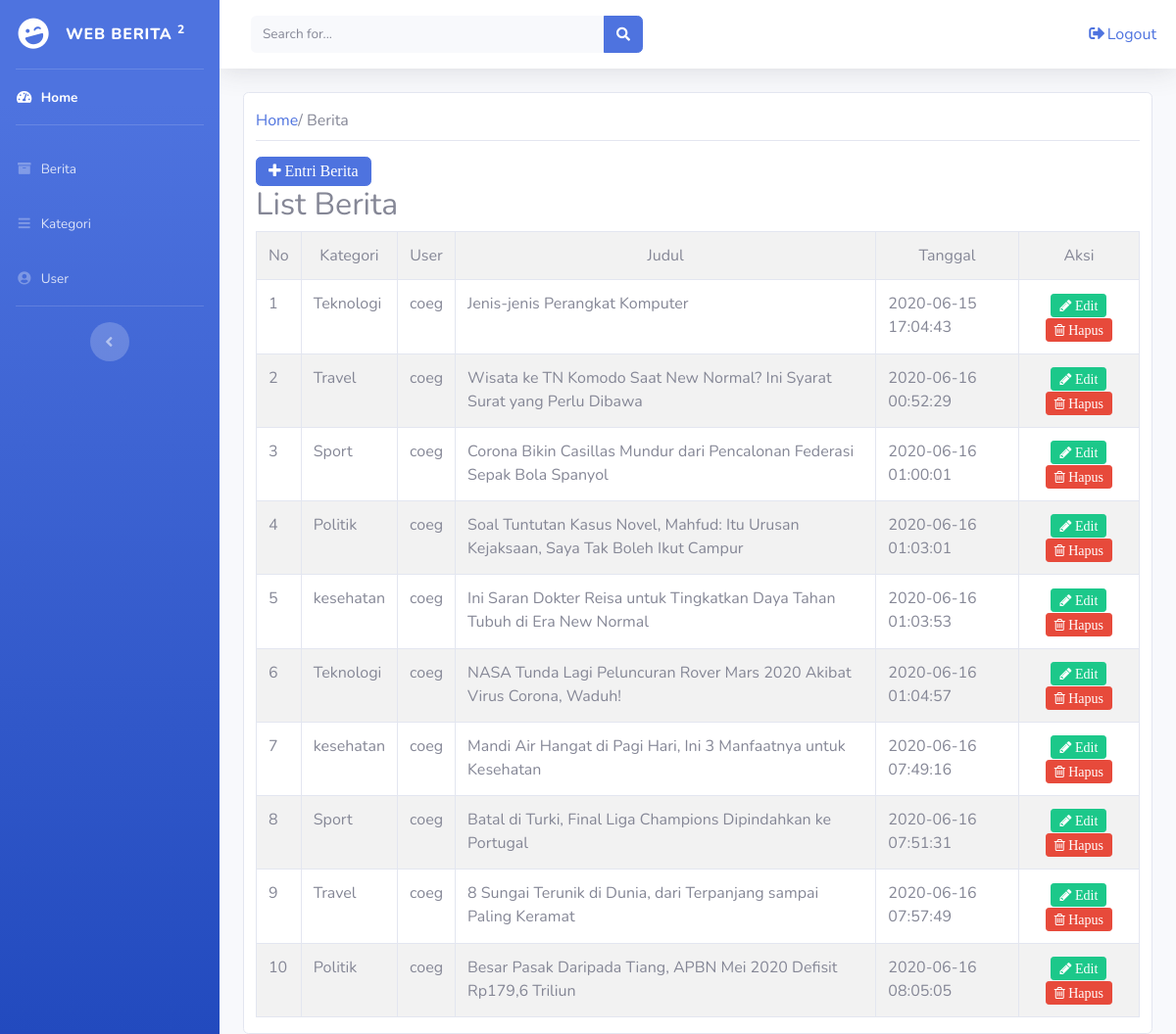
Screenshot of /admin/index.php?page=berita (signed in) with the database file from the repository.
### tables this page shows
CREATE TABLE `berita` (
  `id_berita` int(11) NOT NULL,
  `id_kategori` int(11) NOT NULL,
  `id_user` int(11) NOT NULL,
  `judul` varchar(255) NOT NULL,
  `isi_berita` text NOT NULL,
  `gambar` varchar(100) NOT NULL,
  `tgl_posting` timestamp NOT NULL DEFAULT current_timestamp() ON UPDATE current_timestamp()
);

CREATE TABLE `kategori` (
  `id` int(11) NOT NULL,
  `nama_kategori` varchar(50) NOT NULL,
  `keterangan` varchar(100) NOT NULL
);

CREATE TABLE `user` (
  `id` int(11) NOT NULL,
  `username` varchar(50) NOT NULL,
  `password` varchar(50) NOT NULL,
  `level` varchar(50) NOT NULL
);

### admin/berita.php (the view, shortened to what this page needs)
<div class="d-flex left-content-between flex-wrap flex-md-nowrap align-items-center pt-3 pb-2 mb-3 border-bottom">
        <a href="index.php">Home</a> / Berita
      </div>
<?php
$aksi=isset($_GET['aksi']) ? $_GET['aksi'] : 'list';
switch ($aksi) {
	case 'list' :
?>
<a href=?page=berita&aksi=entri class="btn btn-primary fa fa-plus"> Entri Berita</a>
<h2>List Berita</h2>
<table class="table table-bordered table-striped">
	<tr align="center">
		<td>No</td>
		<td>Kategori</td>
		<td>User</td>
		<td>Judul</td>
		<td>Tanggal</td>
		<td>Aksi</td>
	</tr>
	<?php
	$no=1;
	include 'koneksi.php';
	$tampil=mysqli_query($koneksi,"SELECT * FROM berita order by id_berita ASC");
	while ($data=mysqli_fetch_array($tampil)) {
		$kategori=mysqli_query($koneksi,"SELECT * FROM kategori WHERE id=$data[id_kategori]");
		$user=mysqli_query($koneksi,"SELECT * FROM user WHERE id=$data[id_user]");
		$u=mysqli_fetch_array($user);
		$k=mysqli_fetch_array($kategori);
	?>
	<tr>
		<td><?php echo $no; ?></td>
		<td><?php echo $k['nama_kategori']; ?></td>
		<td><?php echo $u['username']; ?></td>
		<td><?php echo $data['judul']; ?></td>
		<td><?php echo $data['tgl_posting']; ?></td>
		<td align="center"><a href=?page=berita&aksi=edit&id=<?php echo $data['id_berita']; ?> class="btn btn-success btn-sm fa fa-pencil"> Edit</a>
			<a href="aksi_berita.php?page=berita&proses=hapus&id=<?php echo $data['id_berita']; ?>"
				onclick="return confirm('Yakin akan menghapus data ?');" class="btn btn-danger btn-sm fa fa-trash-o"> Hapus</td> </a>
	</tr>
	<?php
		$no++;
	}
	?>
</table>
<?php
	break;
?>
<?php
}
?>
 </div>

### rows the page displays
berita: id_kategori.nama_kategori "Teknologi", id_user.username "coeg", judul "Jenis-jenis Perangkat Komputer", tgl_posting "2020-06-15 17:04:43"
berita: id_kategori.nama_kategori "Travel", id_user.username "coeg", judul "Wisata ke TN Komodo Saat New Normal? Ini Syarat Surat yang Perlu Dibawa", tgl_posting "2020-06-16 00:52:29"
berita: id_kategori.nama_kategori "Sport", id_user.username "coeg", judul "Corona Bikin Casillas Mundur dari Pencalonan Federasi Sepak Bola Spanyol", tgl_posting "2020-06-16 01:00:01"
berita: id_kategori.nama_kategori "Politik", id_user.username "coeg", judul "Soal Tuntutan Kasus Novel, Mahfud: Itu Urusan Kejaksaan, Saya Tak Boleh Ikut Campur", tgl_posting "2020-06-16 01:03:01"
berita: id_kategori.nama_kategori "kesehatan", id_user.username "coeg", judul "Ini Saran Dokter Reisa untuk Tingkatkan Daya Tahan Tubuh di Era New Normal", tgl_posting "2020-06-16 01:03:53"
berita: id_kategori.nama_kategori "Teknologi", id_user.username "coeg", judul "NASA Tunda Lagi Peluncuran Rover Mars 2020 Akibat Virus Corona, Waduh!", tgl_posting "2020-06-16 01:04:57"
berita: id_kategori.nama_kategori "kesehatan", id_user.username "coeg", judul "Mandi Air Hangat di Pagi Hari, Ini 3 Manfaatnya untuk Kesehatan", tgl_posting "2020-06-16 07:49:16"
berita: id_kategori.nama_kategori "Sport", id_user.username "coeg", judul "Batal di Turki, Final Liga Champions Dipindahkan ke Portugal", tgl_posting "2020-06-16 07:51:31"
berita: id_kategori.nama_kategori "Travel", id_user.username "coeg", judul "8 Sungai Terunik di Dunia, dari Terpanjang sampai Paling Keramat", tgl_posting "2020-06-16 07:57:49"
berita: id_kategori.nama_kategori "Politik", id_user.username "coeg", judul "Besar Pasak Daripada Tiang, APBN Mei 2020 Defisit Rp179,6 Triliun", tgl_posting "2020-06-16 08:05:05"
